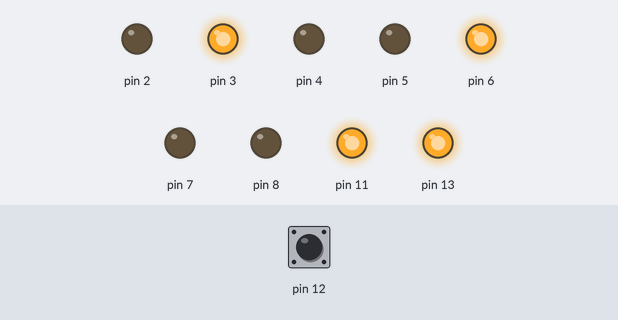
The sketch below on a simulated Arduino Uno, built with avr-gcc and run on an emulated ATmega328P. Parts: output pins drawn as LEDs (lit = HIGH). Inputs (shaded band) come from the test bench; at power-on: pin 12 HIGH.

Above: at 1.2 s.
1.3 s: pin 12 pulled LOW for 0.15 s
At 2.1 s:
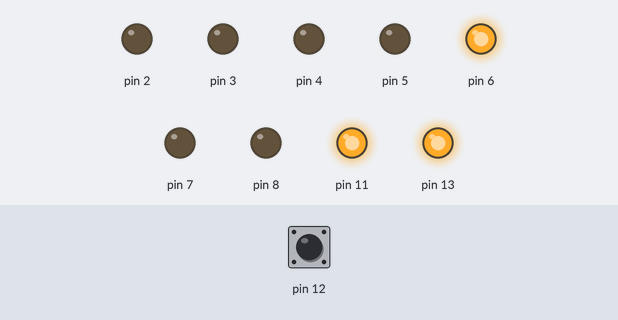
2.9 s: pin 12 pulled LOW for 1 s
At 4.6 s:
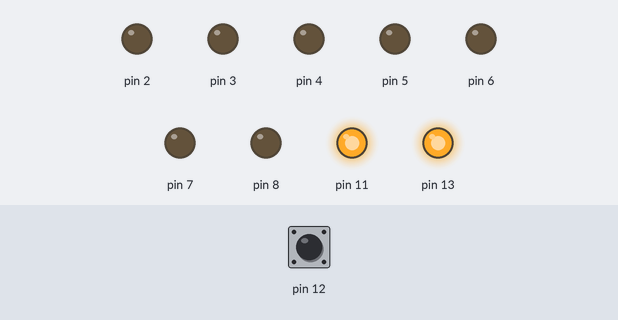
5.4 s: pin 12 pulled LOW for 0.15 s
At 6.5 s:
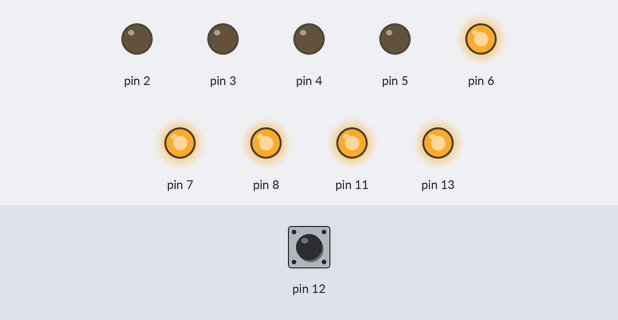
7.0 s: pin 12 pulled LOW for 3.2 s
At 10.6 s:
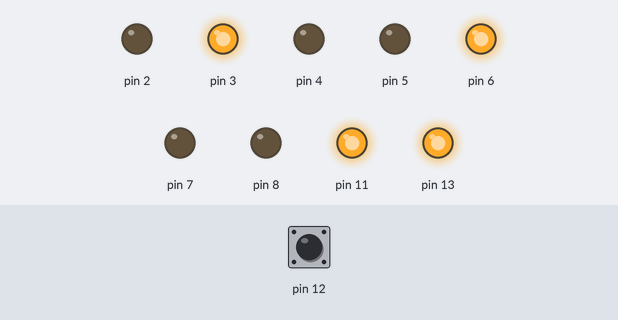
11.7 s: pin 12 pulled LOW for 0.15 s
At 12.5 s:
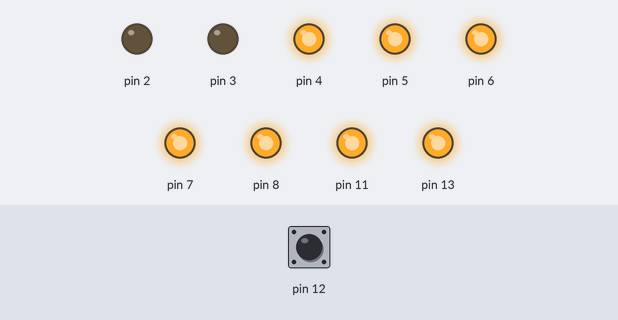
13.3 s: pin 12 pulled LOW for 1 s
At 14.9 s:
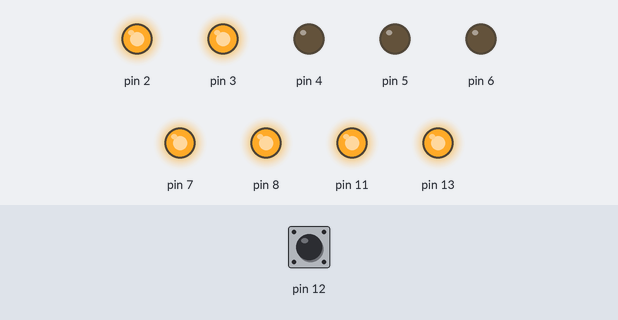
Timing chart, 0 to 16.4 s (numbered marks = the images above; inputs shaded):
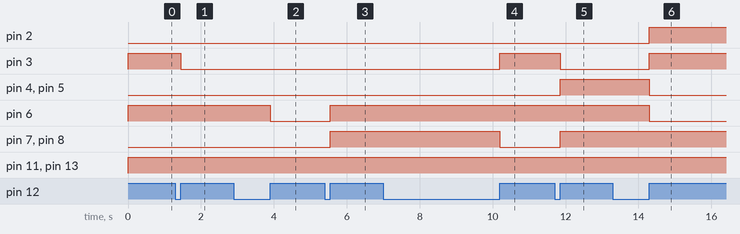

The sketch:

ms_converter.ino
```cpp
#include <avr/sleep.h>

/**
 * Values to write:
 * 21 01 E1 : LD HL, $E101
 * 25 -- -- : DEC H
 * F9 -- -- : LD SP,HL
 * C7 -- -- : RST $00
 * 01 01 -- : LD BC, $xx01
 *
 * data 0 is always high and can be pulled high using a resitor.
 * Values with >>1
 * 0x10 0x00 0x70 0x12 0x7C 0x63
 *
 * Arduino port mapping:
 * PORTB = D8 to D13
 * PORTC = A0 to A7
 * PORTD = D0 to D7
 *
 * V1.1 Mapping
 *
 * PORTD:
 * D1 -> D2
 * D2 -> D3
 * D3 -> D4
 * D4 -> D5
 * D5 -> D6
 * D6 -> D7
 *
 * PORTB:
 * D7 -> D8
 * CE -> D11
 * RD -> D12 // Rename OE
 * LED -> D13
 */

#define WAIT_RD() do { } while (PINB & 0x10)
#define WAIT_RD_HIGH()  do { } while (!(PINB & 0x10))
#define OUTVAL(a,b) do { PORTD = a; PORTB = b | B00111000; } while(0)
#define RD_SYNC() do { WAIT_RD(); WAIT_RD_HIGH(); } while(0)

void setup() {
  DDRB = B00101001; // D8, D11 and D13 outputs
  DDRD = 0xFC; // D2 to D7 outputs
}

void loop() {
  PORTB = B00111000; // Force CE high on the cart && LED on && RD pullup

  /* DEC H */
  /* PORTB = CE & RD pullup = B00011000, PORTD = 0x12 << 2 = 0x48 */
  OUTVAL(0x48, 0x00); // DEC H
  WAIT_RD_HIGH();

  /* DEC H */
  /* PORTB = CE & RD pullup = B00011000, PORTD = 0x12 << 2 = 0x48 */
  OUTVAL(0x48, 0x00); // DEC H
  RD_SYNC();

  /* LD HL, $E101 */
  /* PORTB = CE & RD pullup = B00011000, PORTD = 0x10 << 2 = 0x40 */
  OUTVAL(0x40, 0x00); // DEC H
  RD_SYNC();
  /* PORTB = CE & RD pullup = B00011000, PORTD = 0x00 << 2 = 0x00 */
  OUTVAL(0x00, 0x00); // DEC H
  RD_SYNC();
  /* PORTB = CE & RD pullup & 0x01 = B00011001, PORTD = 0x70 << 2 = 0xC0 */
  OUTVAL(0xC0, 0x01); // DEC H
  RD_SYNC();

  /* DEC H */
  /* PORTB = CE & RD pullup = B00011000, PORTD = 0x12 << 2 = 0x48 */
  OUTVAL(0x48, 0x00); // DEC H
  RD_SYNC();

  /* LD SP,HL */
  /* PORTB = CE & RD pullup & 0x01 = B00011001, PORTD = 0x7C << 2 = 0xF0 */
  OUTVAL(0xF0, 0x01); // DEC H
  RD_SYNC();

  /* RST $00 */
  /* PORTB = CE & RD pullup & 0x01 = B00011001, PORTD = 0x63 << 2 = 0x8C && LED OFF */
  OUTVAL(0x8C, 0x01); // DEC H
  RD_SYNC();

  PORTB = B00000000; // Force CE low on the cart && LED off
  DDRD = 0; // Inputs
  DDRB = 0; // Inputs

  while (1) {
    set_sleep_mode(SLEEP_MODE_PWR_DOWN);
    sleep_enable();
    sleep_cpu();
  }
}
```

Measured:
- after the input at 1.3 s, pin 3: HIGH → LOW after 0.15 s
- after the input at 2.9 s, pin 6: HIGH → LOW after 1.0 s
- after the input at 5.4 s, pin 6–8: LOW → HIGH after 0.15 s
- after the input at 7.0 s, pin 3: LOW → HIGH after 3.2 s; pin 7, pin 8: HIGH → LOW after 3.2 s
- after the input at 11.7 s, pin 3: HIGH → LOW after 0.15 s; pin 4, pin 5, pin 7, pin 8: LOW → HIGH after 0.15 s
- after the input at 13.3 s, pin 2, pin 3: LOW → HIGH after 1.0 s; pin 4–6: HIGH → LOW after 1.0 s
